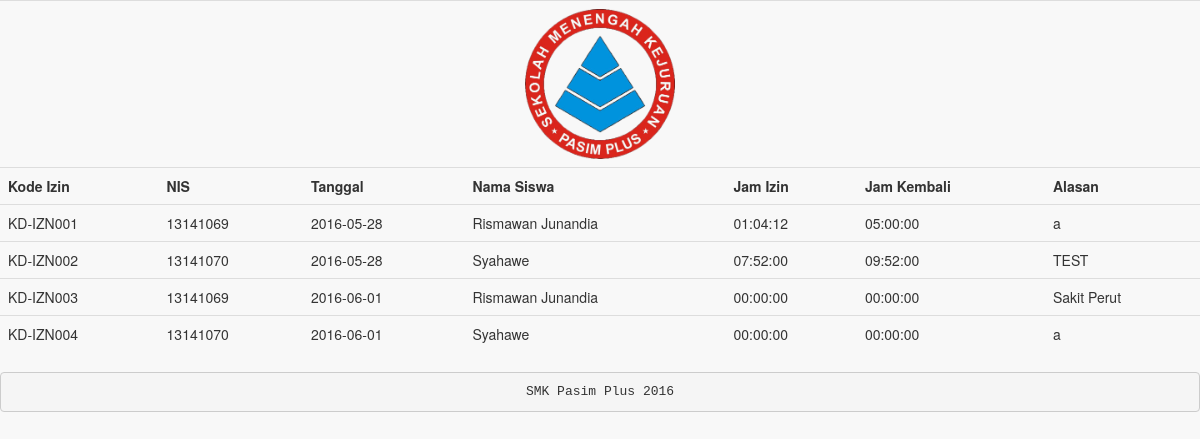
Screenshot of /portal/akses/cari.php with the database file from the repository.
### tables this page shows
CREATE TABLE IF NOT EXISTS `izin` (
  `KD_IZIN` varchar(10) NOT NULL,
  `NIS` int(12) NOT NULL,
  `TANGGAL` date NOT NULL,
  `JAM_IZIN` time NOT NULL,
  `JAM_KEMBALI` time NOT NULL,
  `ALASAN` text NOT NULL,
  `GURU_PIKET` int(5) NOT NULL,
  `STATUS` tinyint(1) NOT NULL
);

CREATE TABLE IF NOT EXISTS `siswa` (
  `NIS` int(11) NOT NULL,
  `ID_WALI` varchar(15) NOT NULL,
  `NAMA_SISWA` varchar(35) DEFAULT NULL,
  `JK_SISWA` char(2) DEFAULT NULL,
  `AGAMA_SISWA` varchar(15) DEFAULT NULL,
  `TEMPAT_LAHIR` varchar(20) NOT NULL,
  `TGL_LAHIR` date DEFAULT NULL,
  `TELP_SISWA` varchar(13) DEFAULT NULL,
  `ALAMAT_SISWA` longtext,
  `USERNAME_SISWA` varchar(30) DEFAULT NULL,
  `PASSWORD_SISWA` varchar(70) DEFAULT NULL,
  `FOTO` text NOT NULL,
  `ID_JURUSAN` int(3) NOT NULL,
  `THN_MASUK` int(4) NOT NULL
);

### portal/akses/cari.php (the view, shortened to what this page needs)
<!DOCTYPE html>
<html>
<head>
	<link href="../../backend/assets/plugins/bootstrap/bootstrap.css" rel="stylesheet" />
    <link href="../../backend/assets/font-awesome/css/font-awesome.css" rel="stylesheet" />
    <link href="../../backend/assets/plugins/pace/pace-theme-big-counter.css" rel="stylesheet" />
    <link href="../../backend/assets/css/style.css" rel="stylesheet" />
    <link href="../../backend/assets/css/main-style.css" rel="stylesheet" />
    <link rel="stylesheet" type="text/css" href="../../backend/assets/plugins/dataTables/dataTables.bootstrap.css">
</head>
<body>
<?php
if (@$_POST['berdasarkan'] == "nis") {
	$fld2 = "izin.NIS";
}else{
	$fld2 = "siswa.NAMA_SISWA";
}
@$carip = $_POST['cari'];
@$cariq = mysql_query("SELECT * FROM izin JOIN siswa ON siswa.NIS = izin.NIS WHERE $fld2 LIKE '%$carip%'");
?>
<div class="table-responsive">
	<table class="table">
	<tr align="center">
			<td colspan="7"><img src="../../backend/assets/img/logo.png" alt="SMK PASIM PLUS" width="150" height="150" /></td>
		</tr>
		<tr>
               	<th>Kode Izin</th>
               	<th>NIS</th>
               	<th>Tanggal</th>
               	<th>Nama Siswa</th>
               	<th>Jam Izin</th>
               	<th>Jam Kembali</th>
               	<th>Alasan</th>
		</tr>
		<?php while($r = mysql_fetch_array($cariq)){ ?>
		<tr>
			<td><?=$r['KD_IZIN']?></td>
			<td><?=$r['NIS'];?></td>
			<td><?=$r['TANGGAL'];?></td>
			<td><?=$r['NAMA_SISWA'];?></td>
			<td><?=$r['JAM_IZIN'];?></td>
			<td><?=$r['JAM_KEMBALI'];?></td>
			<td><?=$r['ALASAN'];?></td>
		</tr>
		<?php } ?>
	</table>
	<table class="table">
		<tr>
			<pre align="center">SMK Pasim Plus 2016</pre>
		</tr>
	</table>
</div>
</body>
</html>

### backend/assets/css/style.css (style rules this page uses)
body { background-color: #f8f8f8; }

### rows the page displays
izin: KD_IZIN "KD-IZN001", siswa.NIS "13141069", TANGGAL "2016-05-28", siswa.NAMA_SISWA "Rismawan Junandia", JAM_IZIN "01:04:12", JAM_KEMBALI "05:00:00", ALASAN "a"
izin: KD_IZIN "KD-IZN002", siswa.NIS "13141070", TANGGAL "2016-05-28", siswa.NAMA_SISWA "Syahawe", JAM_IZIN "07:52:00", JAM_KEMBALI "09:52:00", ALASAN "TEST"
izin: KD_IZIN "KD-IZN003", siswa.NIS "13141069", TANGGAL "2016-06-01", siswa.NAMA_SISWA "Rismawan Junandia", JAM_IZIN "00:00:00", JAM_KEMBALI "00:00:00", ALASAN "Sakit Perut"
izin: KD_IZIN "KD-IZN004", siswa.NIS "13141070", TANGGAL "2016-06-01", siswa.NAMA_SISWA "Syahawe", JAM_IZIN "00:00:00", JAM_KEMBALI "00:00:00", ALASAN "a"
